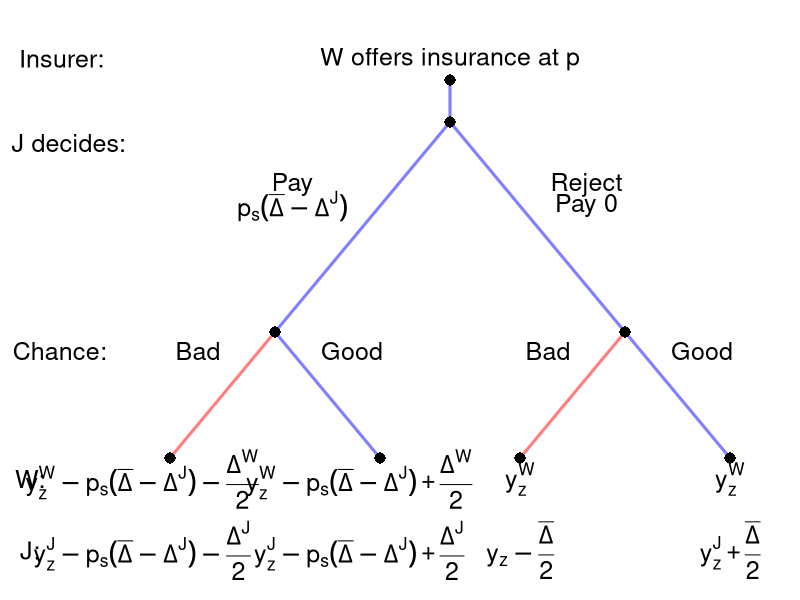

The R script that drew this image:
#' Graph Designer: Simon Halliday, Scott Cohn
#' Authors: Bowles and Halliday
#' Title: Coordination, Conflict and Competition: A Text in Microeconomics

library(shape)
pdf(file = "risk/sequential_risk.pdf", width = 9, height = 7)

#Set parameters for graphics
axislabelsize <- 1.5
labelsize <- 2
actionlabelsize <- 1.5
graphlinewidth <- 3
segmentlinewidth <- 2
nodesize <- 1.5

COL <- c("#7fc97f", "#beaed4", "#fdc086", "#ffff99", "#386cb0", "#f0027f", "#bf5b17", "#666666")
COLA <- c("#99d8c9","#66c2a4","#41ae76", "#238b45", "#005824")
COLB <- c("#4eb3d3", "#2b8cbe", "#0868ac","#084081")

par(mar =  c(5, 5, 4, 0))

xlims <- c(0, 10)
ylims <- c(0, 10)

npts <- 501 
x <- seq(xlims[1], xlims[2], length.out = npts)
y <- seq(ylims[1], ylims[2], length.out = npts) 

plot(0, 0, xlim = xlims, ylim = ylims, type = "n",
     xlab = expression(paste("")),
     ylab = expression(paste("")), 
     xaxt = "n", 
     yaxt = "n", 
     cex.lab = axislabelsize, 
     bty = "n",
     xaxs="i", 
     yaxs="i")

ticksy <- seq(from = 0, to = ylims[2], by = 2)
ylabels <- seq(from = 0, to = ylims[2], by = 2)
ticksx <- seq(from = 0, to = xlims[2], by = 2)
xlabels <- seq(from = 0, to = xlims[2], by = 2)

#Branches for Agent
segments(5, 9, 5, 10, lty = 1, col = rgb(0, 0, 1, 0.5), lwd = graphlinewidth, xpd = TRUE)
#Fish 10
segments(5, 9, 2.5, 4, lty = 1, col = rgb(0, 0, 1, 0.5), lwd = graphlinewidth)
segments(2.5, 4, 1, 1, lty = 1, col = rgb(1, 0, 0, 0.5), lwd = graphlinewidth)

#Fish 12
segments(5, 9, 9, 1, lty = 1, col = rgb(0, 0, 1, 0.5), lwd = graphlinewidth)

#Branches for Agent
#From Aram Fishing 10
#Bina fishes 10
segments(7.5, 4, 6, 1, lty = 1, col = rgb(1, 0, 0, 0.5), lwd = graphlinewidth)
#Bina fishes 12
segments(2.5, 4, 4, 1, lty = 1, col = rgb(0, 0, 1, 0.5), lwd = graphlinewidth)

#From Aram fishing 12
#Bina fishes 10
#segments(7.5, 5, 6, 1, lty = 1, col = rgb(1, 0, 0, 0.5), lwd = graphlinewidth)


#Bina fishes 12
#segments(7.5, 5, 9, 1, lty = 1, col = rgb(1, 0, 0, 0.5), lwd = graphlinewidth)

#Initial node
points(5, 10, pch = 16, col = "black", cex = nodesize, xpd = TRUE)
points(5, 9, pch = 16, col = "black", cex = nodesize)

#P1 Nodes
points(2.5, 4, pch = 16, col = "black", cex = nodesize)
points(7.5, 4, pch = 16, col = "black", cex = nodesize) 

#P2 Terminal Nodes
points(1, 1, pch = 16, col = "black", cex = nodesize)
points(4, 1, pch = 16, col = "black", cex = nodesize)
points(6, 1, pch = 16, col = "black", cex = nodesize)
points(9, 1, pch = 16, col = "black", cex = nodesize)

text(-0.55, 10.5, expression(paste("Insurer:")), cex = actionlabelsize, xpd = TRUE)
text(5, 10.5, expression(paste("W offers insurance at ", p)), cex = actionlabelsize, xpd = TRUE)
#text(5, 10.55, expression(paste("and wage, ", w)), cex = actionlabelsize, xpd = TRUE)

text(-0.45, 8.5, expression(paste("J decides:")), cex = actionlabelsize, xpd = TRUE)

text(2.75, 7.5, expression(paste("Pay")), cex = actionlabelsize)
text(2.75, 7, expression(paste(p[s](bar(Delta) - Delta^J))), cex = actionlabelsize)


text(6.95, 7.5, expression(paste("Reject")), cex = actionlabelsize)
text(6.95, 7, expression("Pay 0"), cex = actionlabelsize)

#text(-0.575, 6.15, expression(paste("Chance:")), cex = actionlabelsize, xpd = TRUE)

# text(2.2, 6.15-0.5, expression(paste("Worker is")), cex = actionlabelsize)
# text(2.2, 5.7-0.5, expression(paste("terminated")), cex = actionlabelsize)
# text(2.2, 5.25-0.5, expression(paste((t))), cex = actionlabelsize)

text(-0.575, 3.55, expression(paste("Chance:")), cex = actionlabelsize, xpd = TRUE)

text(1.4, 3.55, expression(paste("Bad")), cex = actionlabelsize)
text(3.6, 3.55, expression(paste("Good")), cex = actionlabelsize)
text(6.4, 3.55, expression(paste("Bad")), cex = actionlabelsize)
text(8.6, 3.55, expression(paste("Good")), cex = actionlabelsize)



#Payoffs 
text(-1, 0.5, expression(paste("W:")), cex = actionlabelsize, xpd = TRUE)
text(-1, -1.2, expression(paste("J:")), cex = actionlabelsize, xpd = TRUE)


text(0.6, 0.5, expression(y[z]^W - p[s](bar(Delta) - Delta^J) - frac(Delta^W, 2)), cex = actionlabelsize, xpd = TRUE)
text(0.6, -1.2, expression(y[z]^J - p[s](bar(Delta) - Delta^J) - frac(Delta^J, 2)), cex = actionlabelsize, xpd = TRUE)

text(3.7, 0.5, expression(y[z]^W - p[s](bar(Delta) - Delta^J) + frac(Delta^W, 2)), cex = actionlabelsize, xpd = TRUE)
text(3.7, -1.2, expression(y[z]^J - p[s](bar(Delta) - Delta^J) + frac(Delta^J, 2)), cex = actionlabelsize, xpd = TRUE)

text(6, 0.5, expression(y[z]^W), cex = actionlabelsize, xpd = TRUE)
text(6, -1.2, expression(y[z] - frac(bar(Delta), 2)), cex = actionlabelsize, xpd = TRUE)

text(9, 0.5, expression(y[z]^W), cex = actionlabelsize, xpd = TRUE)
text(9, -1.2, expression(y[z]^J + frac(bar(Delta), 2)), cex = actionlabelsize, xpd = TRUE)

dev.off()
